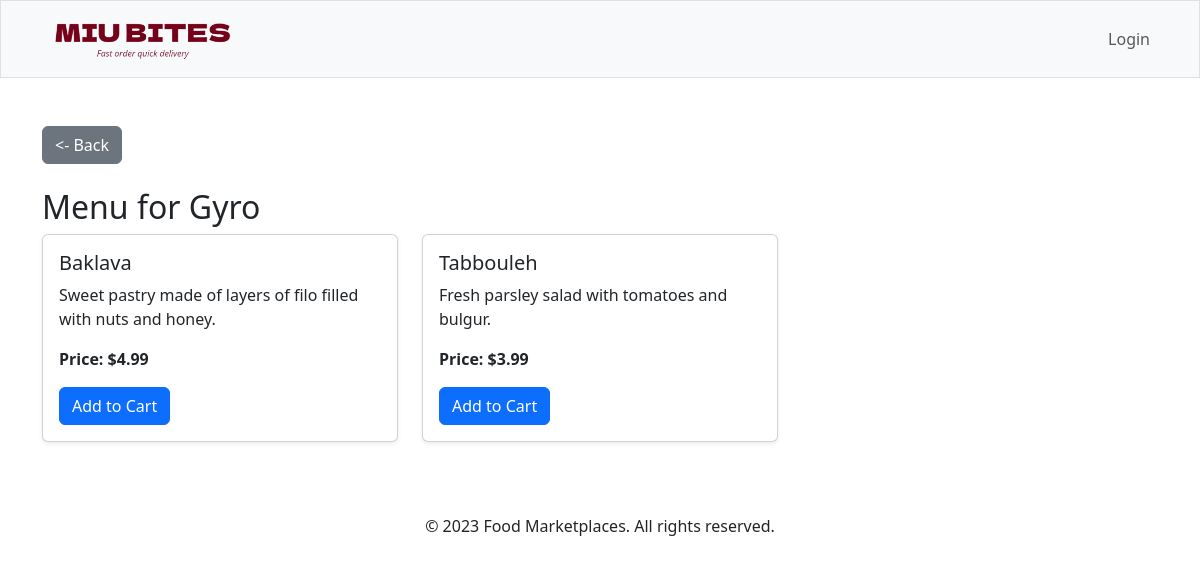
Screenshot of /menu.php?restaurant_id=3 with the database file from the repository.
### tables this page shows
CREATE TABLE `restaurants` (
  `restaurant_id` int(11) NOT NULL,
  `restaurant_name` varchar(255) NOT NULL,
  `description` text DEFAULT NULL,
  `menu_uploaded` tinyint(1) DEFAULT 0,
  `delivery_option` tinyint(1) DEFAULT 1,
  `pickup_option` tinyint(1) DEFAULT 1,
  `status` enum('active','pending','rejected') DEFAULT 'pending',
  `created_at` timestamp NOT NULL DEFAULT current_timestamp()
);

CREATE TABLE `menus` (
  `menu_id` int(11) NOT NULL,
  `restaurant_id` int(11) NOT NULL,
  `item_name` varchar(255) NOT NULL,
  `description` text DEFAULT NULL,
  `price` decimal(10,2) NOT NULL,
  `category` enum('food','drinks') NOT NULL,
  `availability` tinyint(1) DEFAULT 1
);

### menu.php (the view, shortened to what this page needs)
<?php
include 'db_connection.php';
if (isset($_GET['restaurant_id'])) {
    $restaurant_id = intval($_GET['restaurant_id']);
    $restaurant_query = "SELECT * FROM restaurants WHERE restaurant_id = ?";
    $stmt = $conn->prepare($restaurant_query);
    $stmt->bind_param("i", $restaurant_id);
    $stmt->execute();
    $restaurant_result = $stmt->get_result();
    if ($restaurant_result->num_rows > 0) {
        $restaurant = $restaurant_result->fetch_assoc();
        $menu_query = "SELECT * FROM menus WHERE restaurant_id = ?";
        $menu_stmt = $conn->prepare($menu_query);
        $menu_stmt->bind_param("i", $restaurant_id);
        $menu_stmt->execute();
        $menu_result = $menu_stmt->get_result();
    } else {
        header("Location: marketplaces.php");
        exit();
    }
} else {
    header("Location: marketplaces.php");
    exit();
}
?>
<!DOCTYPE html>
<html lang="en">
<head>
    <link href="https://cdn.jsdelivr.net/npm/bootstrap@5.3.3/dist/css/bootstrap.min.css" rel="stylesheet">
</head>
<body>
    <?php include("header.php") ?>
    <div class="container mt-5">
        <div class="mb-4">
            <a href="javascript:history.back()" class="btn btn-secondary"> <- Back</a>
        </div>
        <h2>Menu for <?php echo htmlspecialchars($restaurant['restaurant_name']); ?></h2>
        <div class="row">
            <?php if ($menu_result->num_rows > 0): ?>
                <?php while ($menu_item = $menu_result->fetch_assoc()): ?>
                    <div class="col-md-4">
                        <div class="card mb-4 shadow-sm">
                            <div class="card-body">
                                <h5 class="card-title"><?php echo htmlspecialchars($menu_item['item_name']); ?></h5>
                                <p class="card-text"><?php echo htmlspecialchars($menu_item['description']); ?></p>
                                <p class="card-text"><strong>Price: $<?php echo number_format($menu_item['price'], 2); ?></strong></p>
                                <form action="add_to_cart.php" method="POST">
                                    <button type="submit" class="btn btn-primary">Add to Cart</button>
                                </form>
                            </div>
                        </div>
                    </div>
                <?php endwhile; ?>
            <?php else: ?>
                <p class="text-muted">No menu items available at the moment.</p>
            <?php endif; ?>
        </div>
    </div>
    <footer class="text-center mt-5">
        <p>&copy; 2023 Food Marketplaces. All rights reserved.</p>
    </footer>
</body>
</html>

### rows the page displays
restaurants: restaurant_name "Gyro"
menus: item_name "Baklava", description "Sweet pastry made of layers of filo filled with nuts and honey.", price "4.99"
menus: item_name "Tabbouleh", description "Fresh parsley salad with tomatoes and bulgur.", price "3.99"
